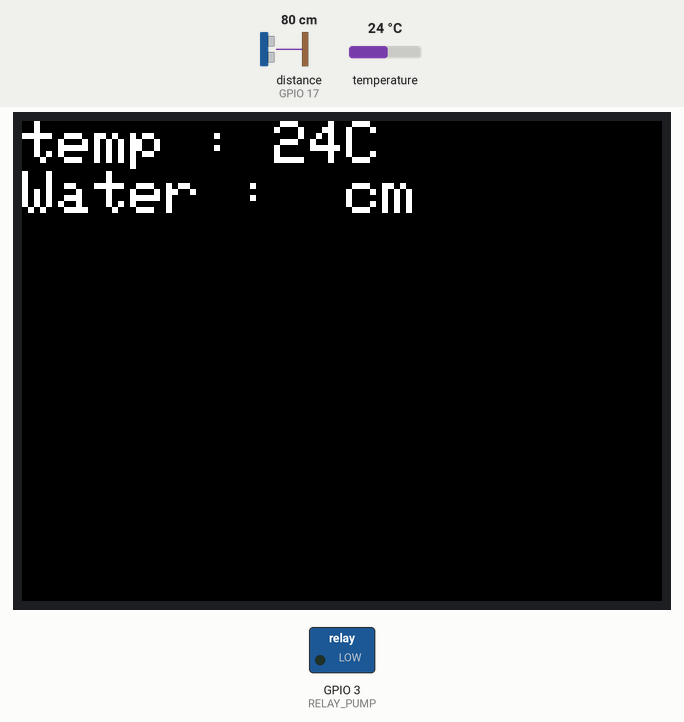
This sketch was run on a simulated ESP32. Shown: 320×240 colour display, switched loads named in the sketch (green lamp = pin HIGH). Wiring (inferred from the names in the program): ultrasonic range finder: trigger GPIO 5; echo GPIO 17. The inputs (shaded band) are chosen by the test bench; at power-on: distance to the obstacle (sensor on GPIO 17) 80 cm, temperature 24 °C. The echo pulse lasts 58.3 µs per cm; WiFi joins after 1.5 s; servers stay silent unless stated; no MQTT or app messages arrive unless stated; pins used as bus, display or sensor lines are not drawn; what the sketch prints to the serial monitor is not drawn.

Above: at 3.1 s.
3.2 s: distance to the obstacle (sensor on GPIO 17) set to 2 cm
At 5.2 s:
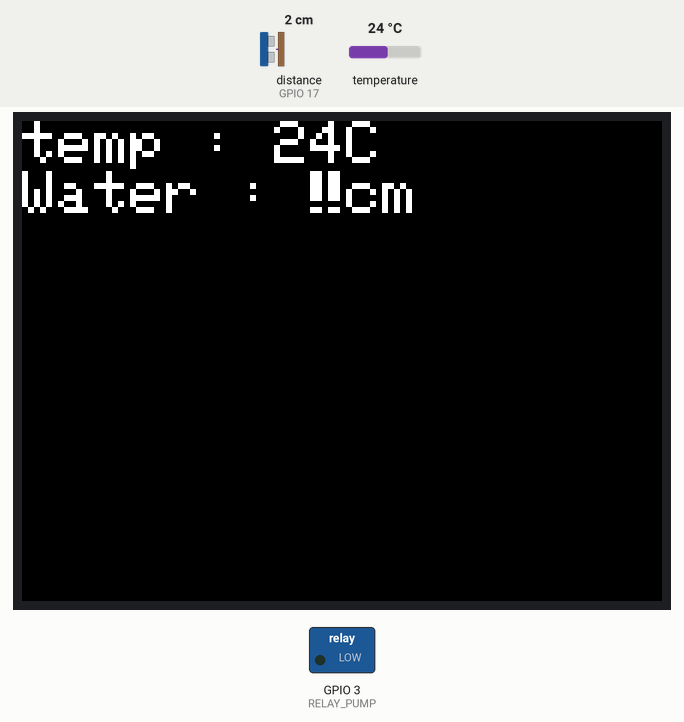
5.9 s: distance to the obstacle (sensor on GPIO 17) set to 4 cm
At 6.8 s:
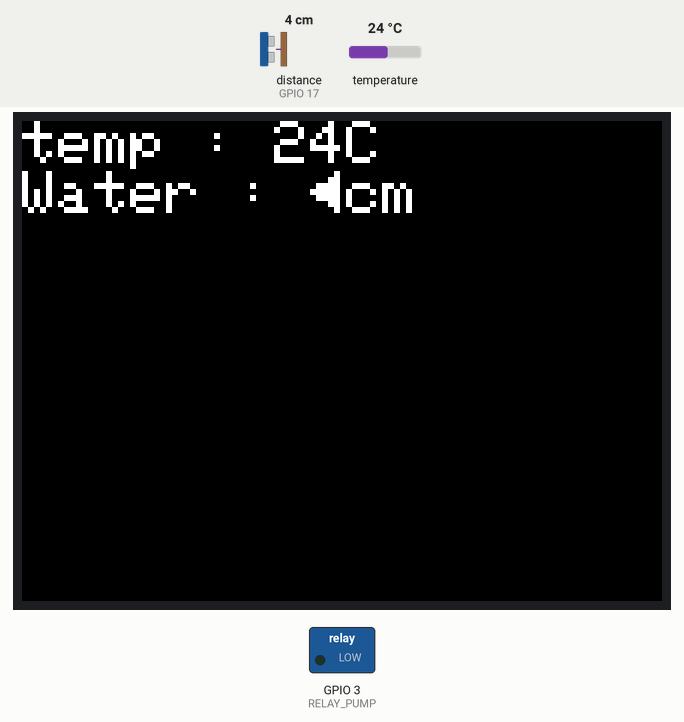
7.8 s: distance to the obstacle (sensor on GPIO 17) set to 9 cm
At 9.3 s:
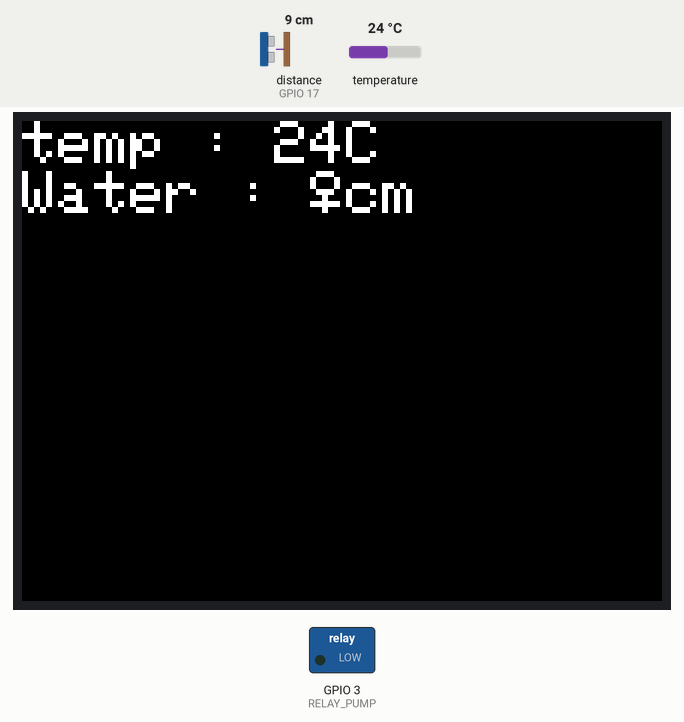
9.6 s: distance to the obstacle (sensor on GPIO 17) set to 18 cm
At 11.2 s:
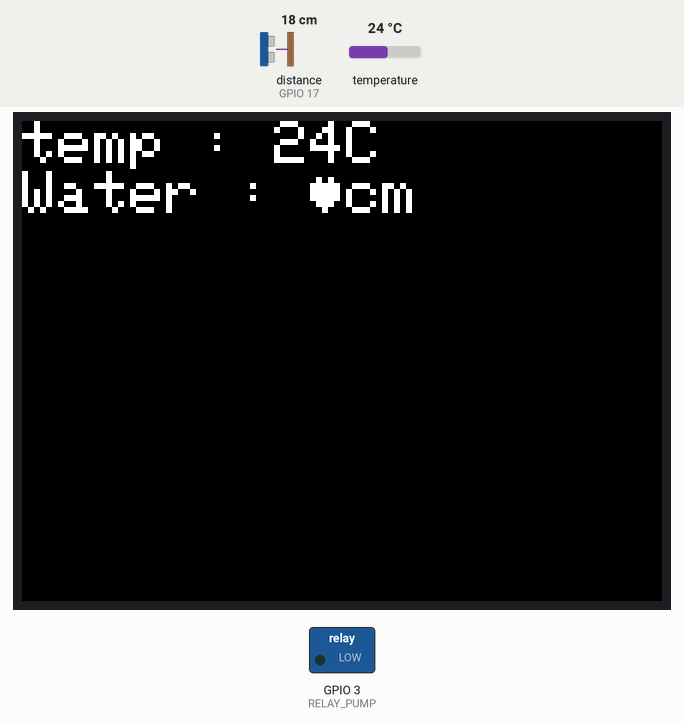
11.5 s: temperature set to 12 °C
At 13.0 s:
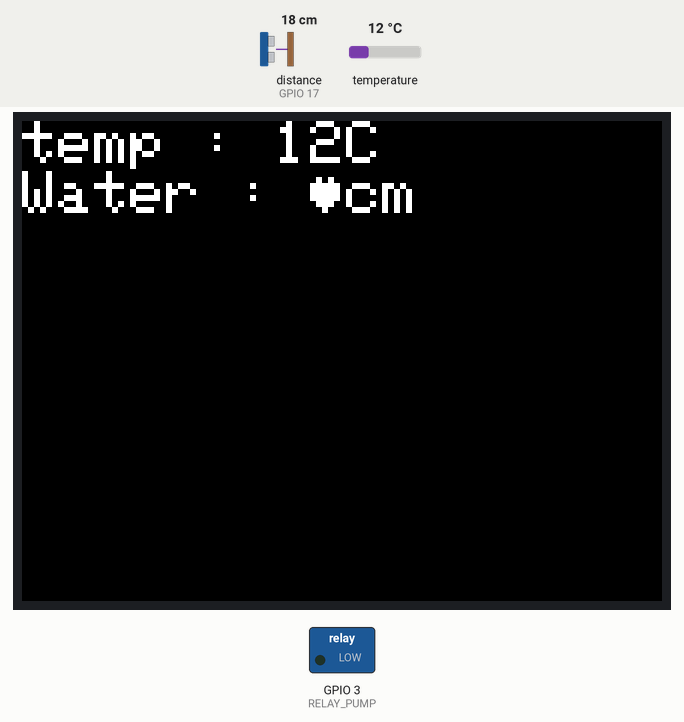
13.4 s: distance to the obstacle (sensor on GPIO 17) set to 35 cm
At 14.6 s:
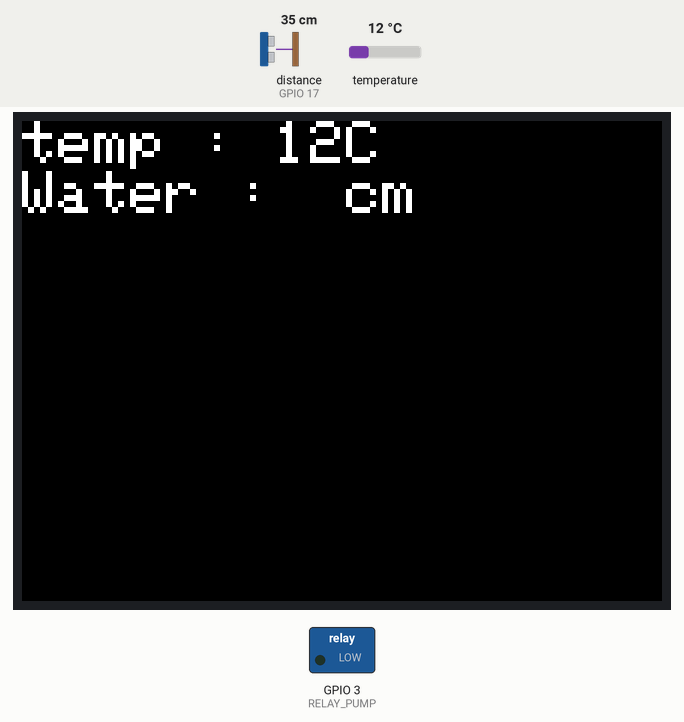
Timing chart, 0 to 16.3 s (numbered marks = the images above; inputs shaded):
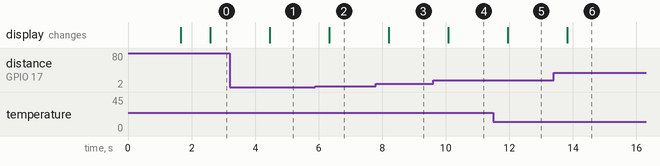

The sketch:

M5stack_Aquarium.ino
```cpp
#include <M5Stack.h>
#include <WiFi.h>
#include <WiFiClient.h>
#include <ArduinoJson.h>
#include <PubSubClient.h> // MQTT
#include <OneWire.h>      // DS18B20  ※カスタマイズ版を使用する
#include <DallasTemperature.h>  //　温度の単位換算
#include "HCSR04.h"       // 距離センサ　

// 距離センサ　定義
#define TRIG    5
#define ECHO    17
HCSR04 hcsr04;

// リレー　定義
#define RELAY_PUMP   3
#define RELAY_ON    HIGH
#define RELAY_OFF   LOW

// Wi-Fi定義
char *ssid = "************";            // Wi-FiのSSID
char *password = "********";              // Wi-Fiのパスワード

// MQTT 定義
const char *endpoint = "broker.shiftr.io";    // MQTTブローカ（shiftrの場合）
const int port = 1883;                    // MQTT 接続ポート
char *deviceID = "M5Stack";               // デバイスID
char *userName = "********";              // MQTTブローカ認証ユーザ名
char *userPass = "****************";      // MQTTブローカ認証パスワード
char *pubTopic = "/pub/";          // メッセージを知らせるトピック
char *subTopic = "/sub/pump";          // メッセージを待つトピック
WiFiClient httpsClient;
PubSubClient mqttClient(httpsClient);

// DS18B20の定義
const int oneWireBus = 16;
OneWire oneWire(oneWireBus);
DallasTemperature DS18B20(&oneWire);

int st_pump = 0;          // モータ状態
int th_distance = 5;      // 水位の基準値
int Aquarium_distance = 20; // 水槽の高さ
int WaterLevel = 0;         // 水位
float celsius;              // 水温

void setup() {
    M5.begin();
    Serial.begin(115200);
    while (!Serial) ;

    // 距離センサ　初期化
    hcsr04.begin(TRIG, ECHO);

    // リレー端子設定（ポンプ）
    pinMode(RELAY_PUMP, OUTPUT);
    digitalWrite(RELAY_PUMP, RELAY_OFF);

    // Wi-Fi設定
    WiFi_init();

    // connect MQTT
    mqttClient.setServer(endpoint, port);
    mqttClient.setCallback(mqttCallback);
    connectMQTT();

    M5.Lcd.setTextColor(TFT_WHITE, TFT_BLACK);
    M5.Lcd.setTextSize(3);
}

void mqttLoop() {
    if (!mqttClient.connected()) {
        connectMQTT();
    }
    mqttClient.loop();
}


void get_temp(void){
  DS18B20.begin();
  int count = DS18B20.getDS18Count();

  if (count > 0) {
    DS18B20.requestTemperatures();

    for (int i = 0; i < count; i++) {
      celsius = DS18B20.getTempCByIndex(i);
//      fahrenheit = celsius * 1.8 + 32.0;
//      fahrenheit = round(fahrenheit);
    }
  }
  Serial.printf("dev[%d] get = %2.2f\n",count ,celsius);
}

long messageSentAt = 0;
int count = 0;
char pubMessage[128];

void loop() {
  // 水温を取得
  get_temp();

  // 距離を取得
  int HCSR04_d = hcsr04.distance();
  Serial.printf("disrance = %d\n",HCSR04_d);

  if(HCSR04_d > Aquarium_distance){
    WaterLevel = 0;
  }else{
    WaterLevel = Aquarium_distance - HCSR04_d;  // 水位
  }

  // MQTT 送信  Ambient用データにフォーマット
  sprintf(pubMessage, "{\"d1\": %2.01f,\"d2\": %d}", celsius,WaterLevel);

  M5.Lcd.clear();
  M5.Lcd.setCursor(0, 0);
//  M5.Lcd.print("Devices found: ");
//  M5.Lcd.println(count);

  M5.Lcd.print("temp : ");
  M5.Lcd.print(celsius, 0);
  M5.Lcd.print( "C");

  M5.Lcd.setCursor(0, 25);

  M5.Lcd.print("Water : ");
  M5.Lcd.print(WaterLevel, 0);
  M5.Lcd.print( "cm");

  Serial.print("Publishing message to topic ");
  Serial.println(pubTopic);
  Serial.println(pubMessage);
  mqttClient.publish(pubTopic, pubMessage);
  Serial.println("Published.");

  mqttLoop();

//  delay(10000);
  delay(1000);
}

void WiFi_init(void){
  // WiFi setting
  Serial.println("Connecting to ");
  Serial.print(ssid);
  WiFi.begin(ssid, password);
  while (WiFi.status() != WL_CONNECTED) {
      delay(500);
      Serial.print(".");
  }

  // WiFi Connected
  Serial.println("\nWiFi Connected.");
  M5.Lcd.setCursor(10, 40);
  M5.Lcd.setTextColor(WHITE);
  M5.Lcd.setTextSize(3);
  M5.Lcd.printf("WiFi Connected.");
}

void connectMQTT() {
  mqttClient.setServer(endpoint, port);
  mqttClient.setCallback(mqttCallback);
  while (!mqttClient.connected()) {
      if (mqttClient.connect(deviceID,userName,userPass)) {
          Serial.println("MQTT Connected.");
          int qos = 0;
          mqttClient.subscribe(subTopic, qos);
          Serial.println("Subscribed.");
      } else {
          Serial.print("Failed. Error state=");
          Serial.print(mqttClient.state());
          // Wait 5 seconds before retrying
          delay(5000);
      }
  }
}

void mqttCallback (char* topic, byte* payload, unsigned int length) {
    String str = "";
    static int pump[2] = {0,0};
    Serial.print("Received. topic=");
    Serial.println(topic);
    for (int i = 0; i < length; i++) {
        Serial.print((char)payload[i]);
        str += (char)payload[i];
    }
    Serial.print("\n");

    // 受け取ったJSON形式のメッセージをパース
    StaticJsonBuffer<200> jsonBuffer;
    JsonObject& root = jsonBuffer.parseObject(str);
    if (!root.success()) {
      Serial.println("parseObject() failed");
      return;
    }
    // JSONデータを割りあて
    const char* message = root["message"];
    pump[0] = root["pump"];
    Serial.println("recive message");
    Serial.println(st_pump);

    if(pump[0] != pump[1]){
      st_pump = pump[0];
    }
    pump[1] = pump[0];

    if(st_pump == 1){
      digitalWrite(RELAY_PUMP, RELAY_ON);
      Serial.println("ON");
    }else{
      digitalWrite(RELAY_PUMP, RELAY_OFF);
      Serial.println("OFF");
    }
}
```

HCSR04.cpp
```cpp
#include "HCSR04.h"

void HCSR04::begin(int Trig, int Echo) {
    _trig = Trig;
    _echo = Echo;

    pinMode(_trig, OUTPUT);
    pinMode(_echo, INPUT);

}


float HCSR04::distance(void) {
    int Duration;
    float Distance;

    digitalWrite(_trig, LOW);
    delayMicroseconds(2);
	//delayMicroseconds(1);
    digitalWrite(_trig,HIGH);
    delayMicroseconds(10);
	//delayMicroseconds(11);
    digitalWrite(_trig,LOW);
    Duration = pulseIn(_echo,HIGH);
	//Duration = pulseIn(_echo,HIGH,5000000);
    if (Duration <= 0) {
        return -1;
    }
    Distance = Duration/2;
    Distance = Distance*340*100/1000000; // ultrasonic speed is 340m/s = 34000cm/s = 0.034cm/us
    return Distance;
}
```

HCSR04.h
```cpp
#ifndef HCSR04_H
#define HCSR04_H

#include <Arduino.h>

class HCSR04 {
public:
    HCSR04(void) {};
    virtual ~HCSR04() {};

    void begin(int, int);
    float distance(void);
private:
    uint8_t _trig;
    uint8_t _echo;
};

#endif // HCSR04_H
```

Measured:
- after the input at 3.2 s, the display: changes after 1.3 s (image 1)
- after the input at 5.9 s, the display: changes after 0.43 s (image 2)
- after the input at 7.8 s, the display: changes after 0.40 s (image 3)
- after the input at 9.6 s, the display: changes after 0.47 s (image 4)
- after the input at 11.5 s, the display: changes after 0.45 s (image 5)
- after the input at 13.4 s, the display: changes after 0.42 s (image 6)
